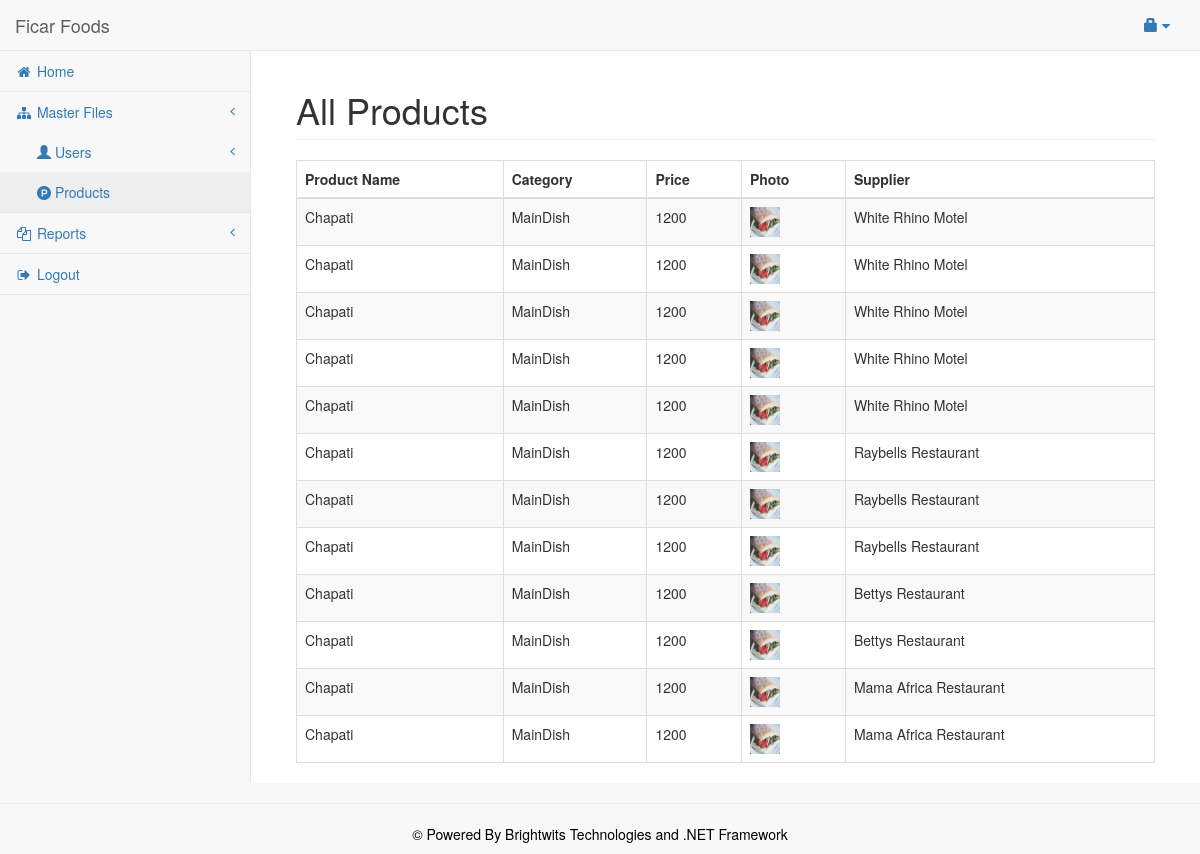
Screenshot of /Admin/allproducts.php with the database file from the repository.
### tables this page shows
CREATE TABLE `products` (
  `Id` int(11) NOT NULL,
  `product_name` varchar(100) DEFAULT NULL,
  `Category` varchar(100) DEFAULT NULL,
  `Price` int(11) DEFAULT NULL,
  `Photo` varchar(100) DEFAULT NULL,
  `Supplier` varchar(100) DEFAULT NULL
);

### Admin/allproducts.php (the view, shortened to what this page needs)
<?php
    $myid=$_GET["hid"];
?>
<!DOCTYPE html>
<html>
<head>
    <link href="../vendor/bootstrap/css/bootstrap.min.css" rel="stylesheet" />
    <link href="../vendor/datatables-plugins/dataTables.bootstrap.css" rel="stylesheet" />
    <link href="../vendor/datatables-responsive/dataTables.responsive.css" rel="stylesheet" />
    <link href="../vendor/font-awesome/css/font-awesome.min.css" rel="stylesheet" />
    <link href="../vendor/metisMenu/metisMenu.min.css" rel="stylesheet" />
    <link href="../dist/css/sb-admin-2.css" rel="stylesheet" />
    <link href="../Content/fourGrid.css" rel="stylesheet" />
</head>
<body>
    <div id="wrapper">
        <nav class="navbar navbar-default navbar-fixed-top" role="navigation" style="margin-bottom: 0">
            <div class="navbar-header">
                <a class="navbar-brand" href="#">Ficar Foods</a>
            </div>
            <ul class="nav navbar-top-links navbar-right">
                <li class="dropdown">
                    <a class="dropdown-toggle" data-toggle="dropdown" href="#">
                        <span class="glyphicon glyphicon-lock"></span> <?php echo $myid; ?>  <i class="fa fa-caret-down"></i>
                    </a>
                </li>
            </ul>
            <div class="navbar-default sidebar" role="navigation">
                <div class="sidebar-nav navbar-collapse">
                    <ul class="nav" id="side-menu">
                        <li>
                            <a href="index.php"><i class="fa fa-home fa-fw"></i> Home</a>
                        </li>
                        <li>
                            <a href="#"><i class="fa fa-sitemap fa-fw"></i> Master Files<span class="fa arrow"></span></a>
                            <ul class="nav nav-second-level">
                                <li>
                                    <a href="#"><span class="glyphicon glyphicon-user"></span> Users <span class="fa arrow"></span></a>
                                </li>
                                <li>
                                    <a href="allproducts.php"> <i class="fa fa-product-hunt"></i> Products</a>
                                </li>
                            </ul>
                        </li>
                        <li>
                            <a href="#"><i class="fa fa-copy fa-fw"></i> Reports<span class="fa arrow"></span></a>
                        </li>
                        <li><a href="#logout" data-toggle="modal"><i class="fa fa-sign-out fa-fw"></i> Logout</a></li>
                    </ul>
                </div>
            </div>
        </nav>
    </div>
    <div>
<div style="height:50px;"></div>
<div id="page-wrapper">
    <div class="container-fluid">
        <div class="row">
            <div class="col-lg-12">
                <h1 class="page-header">
                    All Products
                </h1>
            </div>
        </div>
        <div class="row">
            <div class="col-lg-12">
                <table width="100%" class="table table-striped table-bordered table-hover" id="cusTable">
                    <thead>
                        <tr>
                            <th>Product Name</th>
                            <th>Category</th>
                            <th>Price</th>
                            <th>Photo</th>
                            <th>Supplier</th>
                        </tr>
                    </thead>
                    <tbody>
                    <?php
                    $conn = mysqli_connect('localhost','root','','shopping') or die(mysql_error());
                    $query = "SELECT * FROM products ";
                    $result = mysqli_query($conn, $query);
                    if (mysqli_num_rows($result) > 0)
                    {
                        while ($row = mysqli_fetch_array($result))
                        {
                          ?>
                                <tr>
                                <td> <?php echo $row["product_name"]; ?> </td>
								<td> <?php echo $row["Category"];  ?> </td>
								<td> <?php echo $row["Price"];  ?> </td>
                                    <td><img src="<?php echo $row["Photo"];  ?>" width="30" height="30" /></td>
                                    <td><?php echo $row["Supplier"];  ?></td>
                                </tr>
                                <?php
			}
		}
		?>
                    </tbody>
                </table>
            </div>
        </div>
    </div>
</div>
        <hr />
        <footer>
            <center> <p style="color: black;">&copy; Powered By Brightwits Technologies and .NET Framework</p></center>
        </footer>
    </div>
</body>
</html>

### rows the page displays
products: product_name "Chapati", Category "MainDish", Price "1200", Photo (picture), Supplier "White Rhino Motel"
products: product_name "Chapati", Category "MainDish", Price "1200", Photo (picture), Supplier "White Rhino Motel"
products: product_name "Chapati", Category "MainDish", Price "1200", Photo (picture), Supplier "White Rhino Motel"
products: product_name "Chapati", Category "MainDish", Price "1200", Photo (picture), Supplier "White Rhino Motel"
products: product_name "Chapati", Category "MainDish", Price "1200", Photo (picture), Supplier "White Rhino Motel"
products: product_name "Chapati", Category "MainDish", Price "1200", Photo (picture), Supplier "Raybells Restaurant"
products: product_name "Chapati", Category "MainDish", Price "1200", Photo (picture), Supplier "Raybells Restaurant"
products: product_name "Chapati", Category "MainDish", Price "1200", Photo (picture), Supplier "Raybells Restaurant"
products: product_name "Chapati", Category "MainDish", Price "1200", Photo (picture), Supplier "Bettys Restaurant"
products: product_name "Chapati", Category "MainDish", Price "1200", Photo (picture), Supplier "Bettys Restaurant"
products: product_name "Chapati", Category "MainDish", Price "1200", Photo (picture), Supplier "Mama Africa Restaurant"
products: product_name "Chapati", Category "MainDish", Price "1200", Photo (picture), Supplier "Mama Africa Restaurant"
